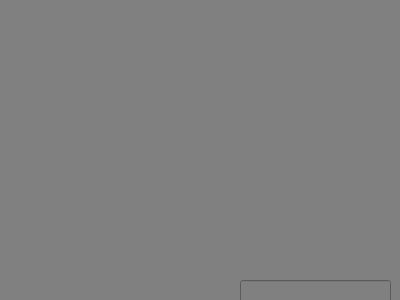
<?xml version="1.0" encoding="UTF-8"?>
<ui version="4.0">
 <class>Dialog</class>
 <widget class="QDialog" name="Dialog">
  <property name="geometry">
   <rect>
    <x>0</x>
    <y>0</y>
    <width>400</width>
    <height>300</height>
   </rect>
  </property>
  <property name="windowTitle">
   <string>Dialog</string>
  </property>
  <property name="styleSheet">
   <string notr="true">    background-color: grey;</string>
  </property>
  <widget class="QLineEdit" name="lineEdit">
   <property name="geometry">
    <rect>
     <x>240</x>
     <y>280</y>
     <width>151</width>
     <height>28</height>
    </rect>
   </property>
  </widget>
 </widget>
 <resources/>
 <connections/>
</ui>
